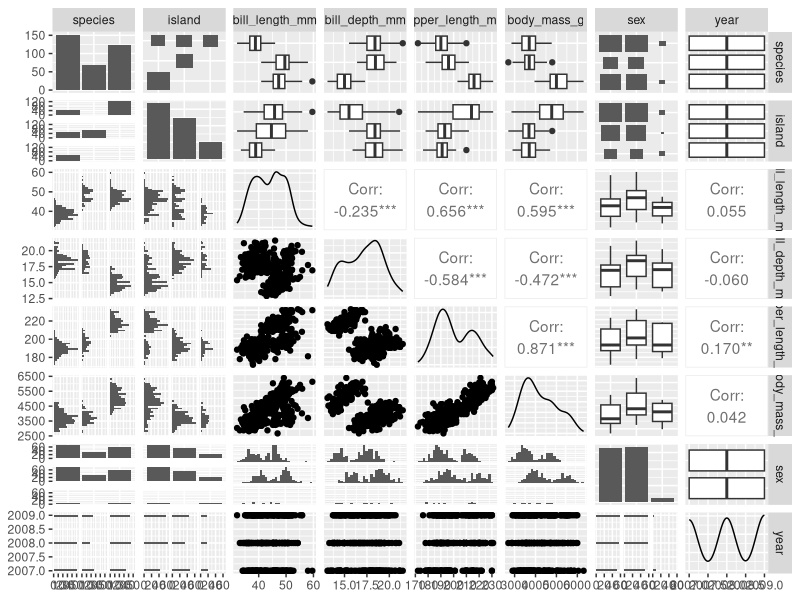
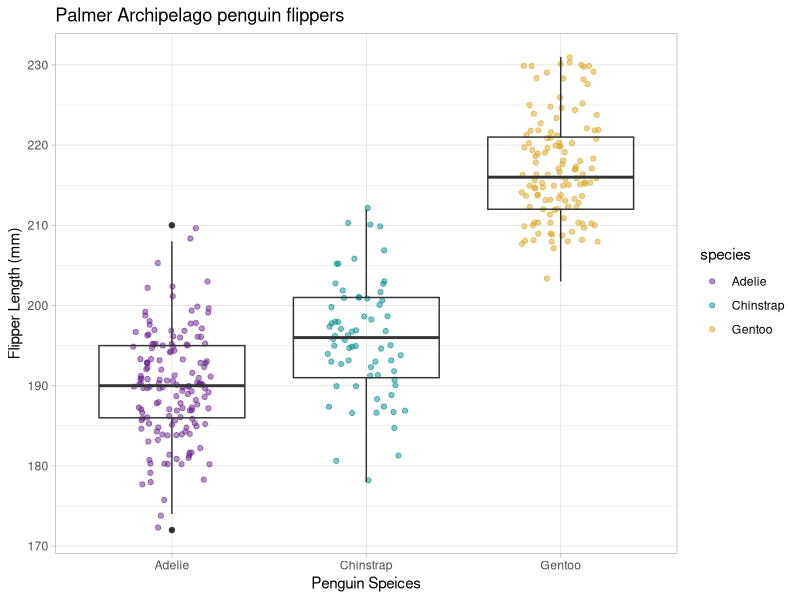
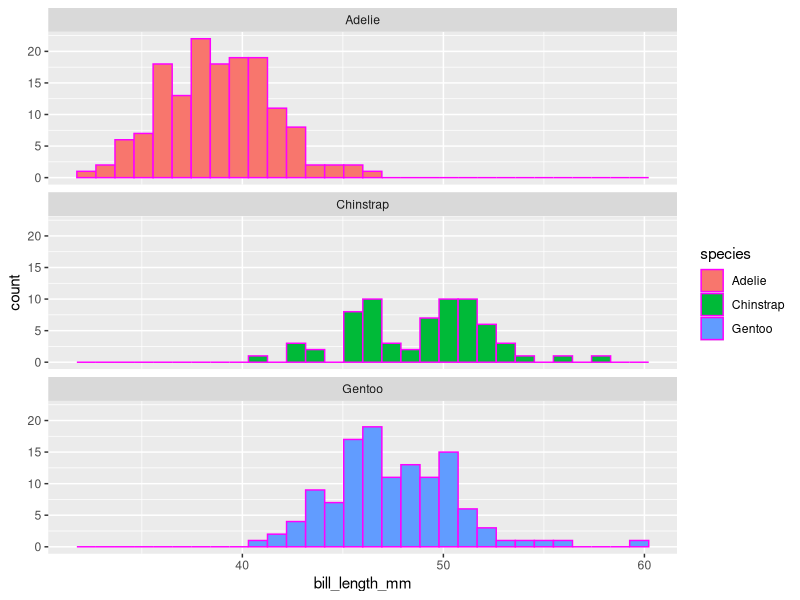

Write R code to recreate these figures, in order.
## ---- chunk 1
#| warning: false
#| echo: false

library(tidyverse)
library(palmerpenguins)
library(GGally)
library(skimr)
## ---- chunk 2
#| include: false
# Tell me the column names 
names(penguins)
# What are the dimension
dim(penguins)
#can you show me the first six lines 
head(penguins)
#can you show me the last 6 lines?
tail(penguins)

## ---- chunk 3
skim(penguins)
## ---- chunk 4
#you can use this to be explicit about what package is being used 
#pulls up overview summary grid with tons of graphs
GGally :: ggpairs(penguins)
## ---- chunk 5
#only need to put within aes if it is related to a variable 
ggplot(data = penguins, aes(x = species, y = flipper_length_mm)) + geom_jitter(width = 0.2,
alpha = 0.5, aes(color = species)) + geom_boxplot(fill = NA) + theme_light() + scale_color_manual(values = c("darkorchid4", "cyan4", "goldenrod"))+ labs( title = "Palmer Archipelago penguin flippers", x = "Penguin Speices", y = "Flipper Length (mm)")
#reduce the spread using width, alpha opacity + theme_light()

## ---- chunk 6

ggplot(data = penguins, aes(x = bill_length_mm)) + geom_histogram(aes(fill = species), color = "magenta")+ facet_wrap(~species, ncol = 1)
